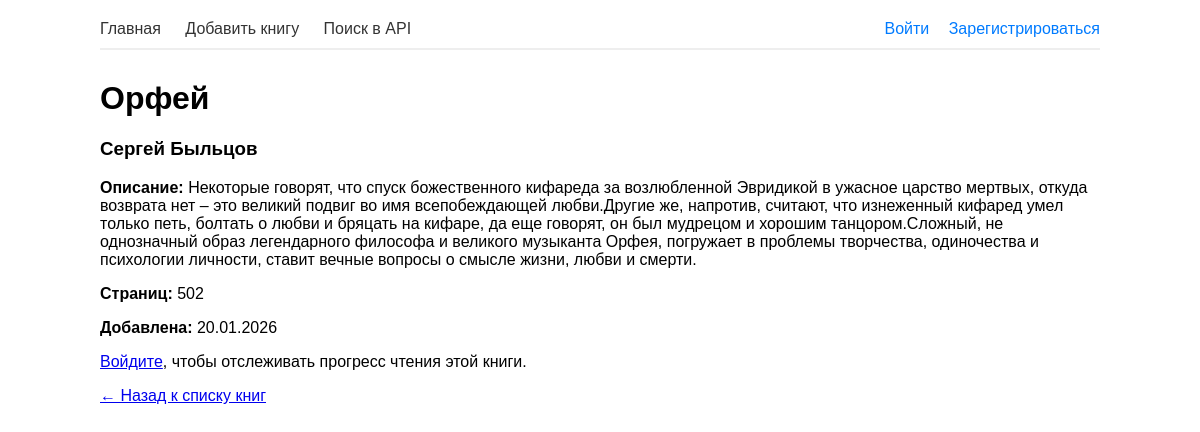
Screenshot of /book/4/ with the database file from the repository.
### books/models.py (models this page shows, shortened)
class Book(models.Model):
    title = models.CharField(max_length=200)
    author = models.CharField(max_length=100)
    pages = models.IntegerField(default=0)
    description = models.TextField(blank=True, default='')
    created = models.DateTimeField(auto_now_add=True)
    user = models.ForeignKey(User, on_delete=models.CASCADE)
    genres = models.ManyToManyField(Genre, blank=True)

### books/views.py (the view)
# urls.py: path('book/<int:book_id>/', views.book_detail, name='book_detail'),
def book_detail(request, book_id):
    book = get_object_or_404(Book, id=book_id)
    progress = None
    if request.user.is_authenticated and request.user == book.user:
        try:
            progress = Reading.objects.get(book=book)
        except Reading.DoesNotExist:
            pass
    return render(request, 'book_detail.html', {'book': book, 'progress': progress})

### books/templates/book_detail.html (shortened to what this page needs)
{% extends 'base.html' %}
{% block content %}
<h1>{{ book.title }}</h1>
<h3>{{ book.author }}</h3>
{% if book.description and book.description != 'Описание отсутствует' %}
    <p><strong>Описание:</strong> {{ book.description }}</p>
{% endif %}
{% if book.pages > 0 %}
    <p><strong>Страниц:</strong> {{ book.pages }}</p>
{% endif %}
<p><strong>Добавлена:</strong> {{ book.created|date:"d.m.Y" }}</p>
{% if user.is_authenticated and user == book.user %}
    <h2>Мой прогресс</h2>
    {% if progress %}
        <p><strong>Текущий статус:</strong>
            {% if progress.status == 'want' %}Хочу прочитать{% endif %}
            {% if progress.status == 'reading' %}Читаю{% endif %}
            {% if progress.status == 'done' %}Прочитано{% endif %}
        </p>
        {% if progress.rating > 0 %}
            <p><strong>Моя оценка:</strong> {{ progress.rating }}/5</p>
        {% endif %}
        {% if progress.updated %}
            <p><strong>Обновлено:</strong> {{ progress.updated|date:"d.m.Y H:i" }}</p>
        {% endif %}
    {% endif %}
    <form method="post" action="{% url 'update_reading' book.id %}">
        {% csrf_token %}
        <label>Статус:</label><br>
        <select name="status">
            <option value="want" {% if progress and progress.status == 'want' %}selected{% endif %}>Хочу прочитать</option>
            <option value="reading" {% if progress and progress.status == 'reading' %}selected{% endif %}>Читаю</option>
            <option value="done" {% if progress and progress.status == 'done' %}selected{% endif %}>Прочитано</option>
        </select><br><br>
        <label>Оценка (1-5):</label><br>
        <select name="rating">
            <option value="0" {% if not progress or progress.rating == 0 %}selected{% endif %}>Нет оценки</option>
            <option value="1" {% if progress and progress.rating == 1 %}selected{% endif %}>1</option>
            <option value="2" {% if progress and progress.rating == 2 %}selected{% endif %}>2</option>
            <option value="3" {% if progress and progress.rating == 3 %}selected{% endif %}>3</option>
            <option value="4" {% if progress and progress.rating == 4 %}selected{% endif %}>4</option>
            <option value="5" {% if progress and progress.rating == 5 %}selected{% endif %}>5</option>
        </select><br><br>
        <button type="submit">Сохранить</button>
    </form>
{% elif not user.is_authenticated %}
    <p><a href="{% url 'login' %}">Войдите</a>, чтобы отслеживать прогресс чтения этой книги.</p>
{% elif user.is_authenticated and user != book.user %}
    <p>Эта книга принадлежит другому пользователю. Вы можете <a href="{% url 'add_book' %}">добавить её в свою коллекцию</a>.</p>
{% endif %}
<p><a href="{% url 'home' %}">← Назад к списку книг</a></p>
{% endblock %}

### books/templates/base.html (style rules this page uses)
body { font-family: Arial, sans-serif; max-width: 1000px; margin: 0 auto; padding: 20px; }

### rows the page displays
Book: title "Орфей", author "Сергей Быльцов", description "Некоторые говорят, что спуск божественного кифареда за возлюбленной Эвридикой в ужасное царство мертвых, откуда возврата нет – это великий подвиг во имя всепобеждающей любви.Другие же, напротив, считают, что изнеженный кифаред умел только петь, болтать о любви и бряцать на кифаре, да еще говорят, он был мудрецом и хорошим танцором.Сложный, не однозначный образ легендарного философа и великого музыканта Орфея, погружает в проблемы творчества, одиночества и психологии личности, ставит вечные вопросы о смысле жизни, любви и смерти.", pages "502", created "20.01.2026"
